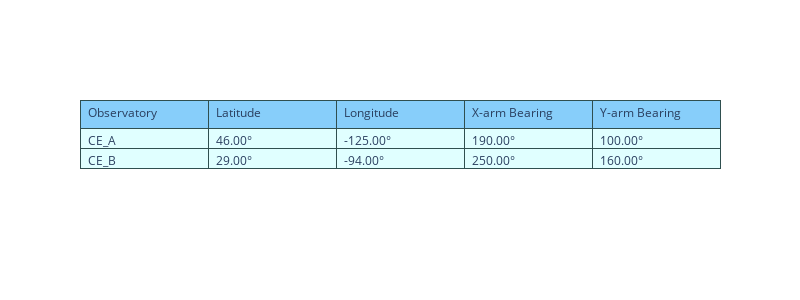

This figure's notebook cell:
### Code cell
import plotly.graph_objects as go

names = []
lats = []
lons = []
xangle = []
yangle = []

def style(angle):
    return "{0:.2f}°".format(180 / numpy.pi * angle)

for ifo in ['CE_A', 'CE_B']:
    d = Detector(ifo)
    names.append(ifo)
    lats.append(style(d.latitude))
    lons.append(style(d.longitude))
    xangle.append(style(d.info['xangle']))
    yangle.append(style(d.info['yangle']))

fig = go.Figure(data=[go.Table(
    header=dict(values=['Observatory', 'Latitude', 'Longitude', 'X-arm Bearing', 'Y-arm Bearing'],
                line_color='darkslategray',
                fill_color='lightskyblue',
                align='left'),
    cells=dict(values=[names, lats, lons, xangle, yangle], 
               line_color='darkslategray',
               fill_color='lightcyan',
               align='left'))
])

fig.update_layout(width=800, height=300)
fig.write_html('detector_location.html')
fig.show()

### Figure 1 — Plotly figure (JSON) as saved in the notebook; plotly's stock layout.template omitted (floating-point values rounded to 4 significant figures)
{"data": [{"cells": {"align": "left", "fill": {"color": "lightcyan"}, "line": {"color": "darkslategray"}, "values": [["CE_A", "CE_B"], ["46.00°", "29.00°"], ["-125.00°", "-94.00°"], ["190.00°", "250.00°"], ["100.00°", "160.00°"]]}, "header": {"align": "left", "fill": {"color": "lightskyblue"}, "line": {"color": "darkslategray"}, "values": ["Observatory", "Latitude", "Longitude", "X-arm Bearing", "Y-arm Bearing"]}, "type": "table"}], "layout": {"height": 300, "width": 800}}
